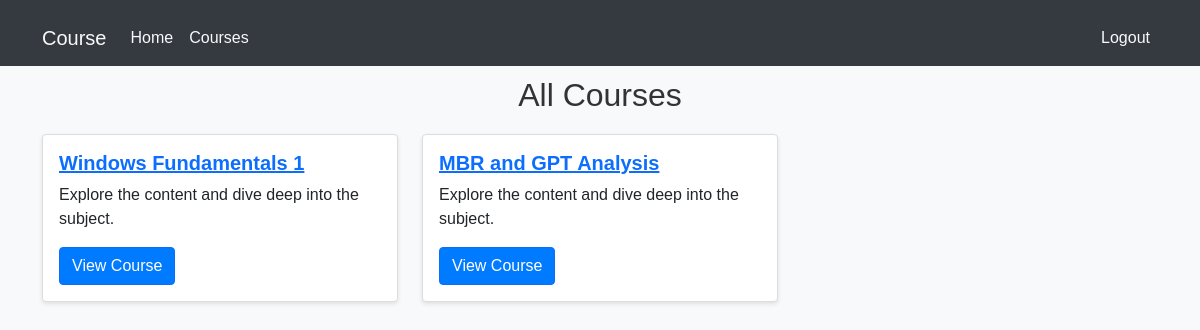
Before: /courses/course_list/ (signed in) with the older database file.
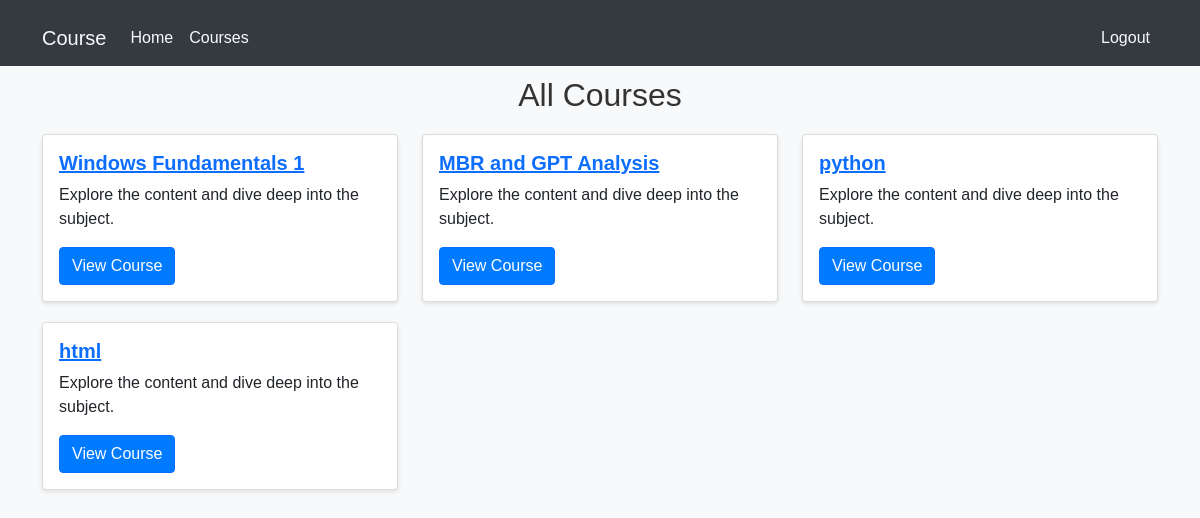
After: the same page with the newer database file.
### courses/models.py (models this page shows, shortened)
class Course(models.Model):
    title = models.CharField(max_length=200)
    description = models.TextField()
    coordinator = models.ForeignKey(User, on_delete=models.CASCADE, limit_choices_to={'is_staff': True})

### courses/views.py (the view)
# urls.py: path('course_list/', views.course_list, name='course_list'),
@login_required
def course_list(request):
    courses = Course.objects.all()
    return render(request, 'courses/course_list.html', {'courses': courses})

### courses/templates/courses/course_list.html (shortened to what this page needs)
<!DOCTYPE html>
<html lang="en">
<head>
    <link href="https://cdn.jsdelivr.net/npm/bootstrap@5.1.3/dist/css/bootstrap.min.css" rel="stylesheet">
</head>
<body>
    <nav class="navbar navbar-expand-lg">
        <div class="container">
            <a class="navbar-brand" href="#">Course</a>
            <div class="collapse navbar-collapse" id="navbarNav">
                <ul class="navbar-nav">
                    <li class="nav-item">
                        <a class="nav-link" href="/">Home</a>
                    </li>
                    <li class="nav-item">
                        <a class="nav-link" href="/course_list/">Courses</a>
                    </li>
                </ul>
                <ul class="navbar-nav ms-auto">
                    {% if user.is_authenticated %}
                    <li class="nav-item">
                        <a class="nav-link" href="/custom_logout/">Logout</a>
                    </li>
                    {% else %}
                    <li class="nav-item">
                        <a class="nav-link" href="/login/">Sign In</a>
                    </li>
                    {% endif %}
                </ul>
            </div>
        </div>
    </nav>
    <div class="container">
        <h1>All Courses</h1>
        <div class="row">
            {% for course in courses %}
            <div class="col-md-4">
                <div class="card">
                    <div class="card-body">
                        <h5 class="card-title">
                            <a href="{% url 'course_detail' course.pk %}">{{ course.title }}</a>
                        </h5>
                        <p class="card-text">Explore the content and dive deep into the subject.</p>
                        <a href="{% url 'course_detail' course.pk %}" class="btn btn-primary">View Course</a>
                    </div>
                </div>
            </div>
            {% endfor %}
        </div>
    </div>
</body>
</html>

Changed rows visible on the page:
added Course: title "python"
added Course: title "html"
